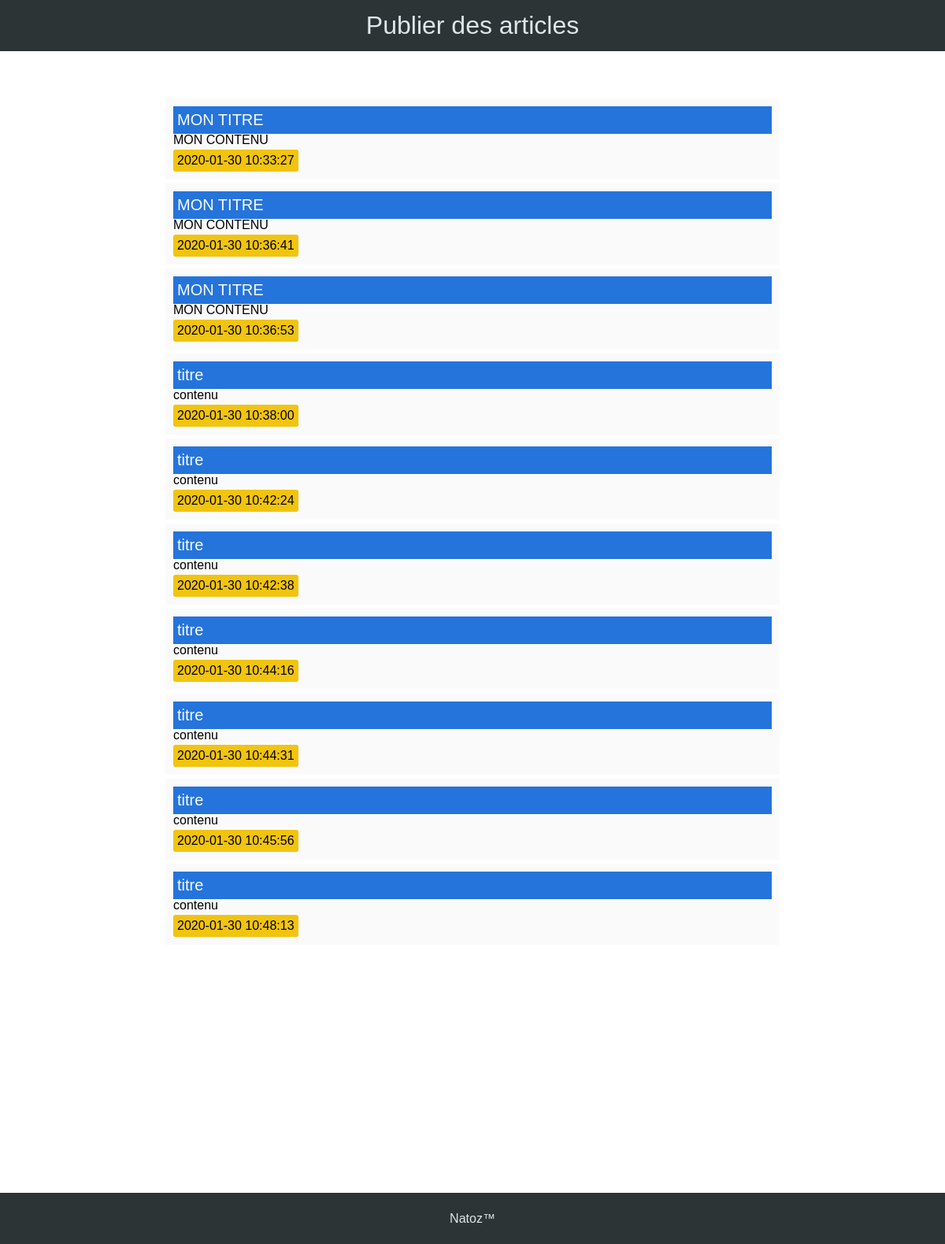
Page /pub.php on the committed database.
### tables this page shows
CREATE TABLE IF NOT EXISTS `post` (
  `id_post` int(11) NOT NULL AUTO_INCREMENT,
  `titre` varchar(255) NOT NULL,
  `contenu` longtext NOT NULL,
  `date_creation` datetime NOT NULL,
  `date_modification` timestamp NOT NULL DEFAULT CURRENT_TIMESTAMP ON UPDATE CURRENT_TIMESTAMP,
  PRIMARY KEY (`id_post`)
);

### src/post.inc.php (the view, shortened to what this page needs)
<?php
try{
    $bdd= new PDO('mysql:host=localhost; dbname=article;charset-utf8','root','');
$req = $bdd->query('SELECT titre, contenu, date_creation, date_modification from post ORDER BY date_creation ASC LIMIT 10');
    while ($donnees = $req->fetch()){
        echo '<article>';
            echo (' <h2>' . $donnees['titre'] . '</h2>
                    <p>' . $donnees['contenu'] . '</p>
                    <time>' . $donnees['date_creation'] . '</time>');
        echo '</article>';
    }
}
catch(Exception $e){
    die('Erreur : '.$e->getMessage());
    }
?>

### src/head.inc.php (shortened to what this page needs)
<!DOCTYPE html>
<html lang="en">
<head>
    <link rel="stylesheet" type="text/css" href="<?php print css;?>">
</head>
<body>
    <header><h1><?php print title; ?></h1></header>

### pub.php
<?php
include_once("./src/head.inc.php");
?>
<main>
    <?php
    include_once('./src/post.inc.php');
    ?>
</main>
<?php
include_once("./src/foot.inc.php");
?>

### src/foot.inc.php
<?php
echo '<footer> Natoz&trade; </footer>
</body>
</html>';
?>

### css/style.css (style rules this page uses)
html { font-size: 62.5%; }
body { font: 1.6rem sans-serif; margin: 0; }
h1,h2,h3,h4,ol,ul,p,li { margin: 0; list-style: none; padding: 0; font-weight: 100; }
* { box-sizing: border-box; }
:root { --theme_1:#e2ecf7; --theme_2:#c5d8ef; --theme_3:#a9c5e7; --theme_4:#316cb3; --black:rgb(45, 52, 54); --white:rgb(223, 230, 233); --success: rgb(39, 174, 96); --warning: rgb(200,0,0); }
header h1 { text-align: center; line-height: 6.5rem; background: var(--black); color: var(--white); }
main { max-width: 80rem; margin: 5.0rem auto; padding: 1.0rem; }
article { background:#fafafa; margin-bottom: 0.5rem; padding: 1.0rem; }
article h2 { background: rgb(36,116,219); font-size: 2rem; line-height: 2.5rem; padding: 0.5rem; color:#fafafa; }
article p { line-height:1.5rem; }
article time { padding: 0.5rem; border-radius: 0.3rem; background: #f1c40f; display: inline-block; margin-top: 0.5rem; }
footer { background-color: var(--black); text-align: center; color: var(--white); line-height: 6.5rem; margin-top: 30rem; }

### rows in the picture
post: titre "MON TITRE", contenu "MON CONTENU", date_creation "2020-01-30 10:33:27"
post: titre "MON TITRE", contenu "MON CONTENU", date_creation "2020-01-30 10:36:41"
post: titre "MON TITRE", contenu "MON CONTENU", date_creation "2020-01-30 10:36:53"
post: titre "titre", contenu "contenu", date_creation "2020-01-30 10:38:00"
post: titre "titre", contenu "contenu", date_creation "2020-01-30 10:42:24"
post: titre "titre", contenu "contenu", date_creation "2020-01-30 10:42:38"
post: titre "titre", contenu "contenu", date_creation "2020-01-30 10:44:16"
post: titre "titre", contenu "contenu", date_creation "2020-01-30 10:44:31"
post: titre "titre", contenu "contenu", date_creation "2020-01-30 10:45:56"
post: titre "titre", contenu "contenu", date_creation "2020-01-30 10:48:13"

### other values in the picture
title "Publier des articles"
